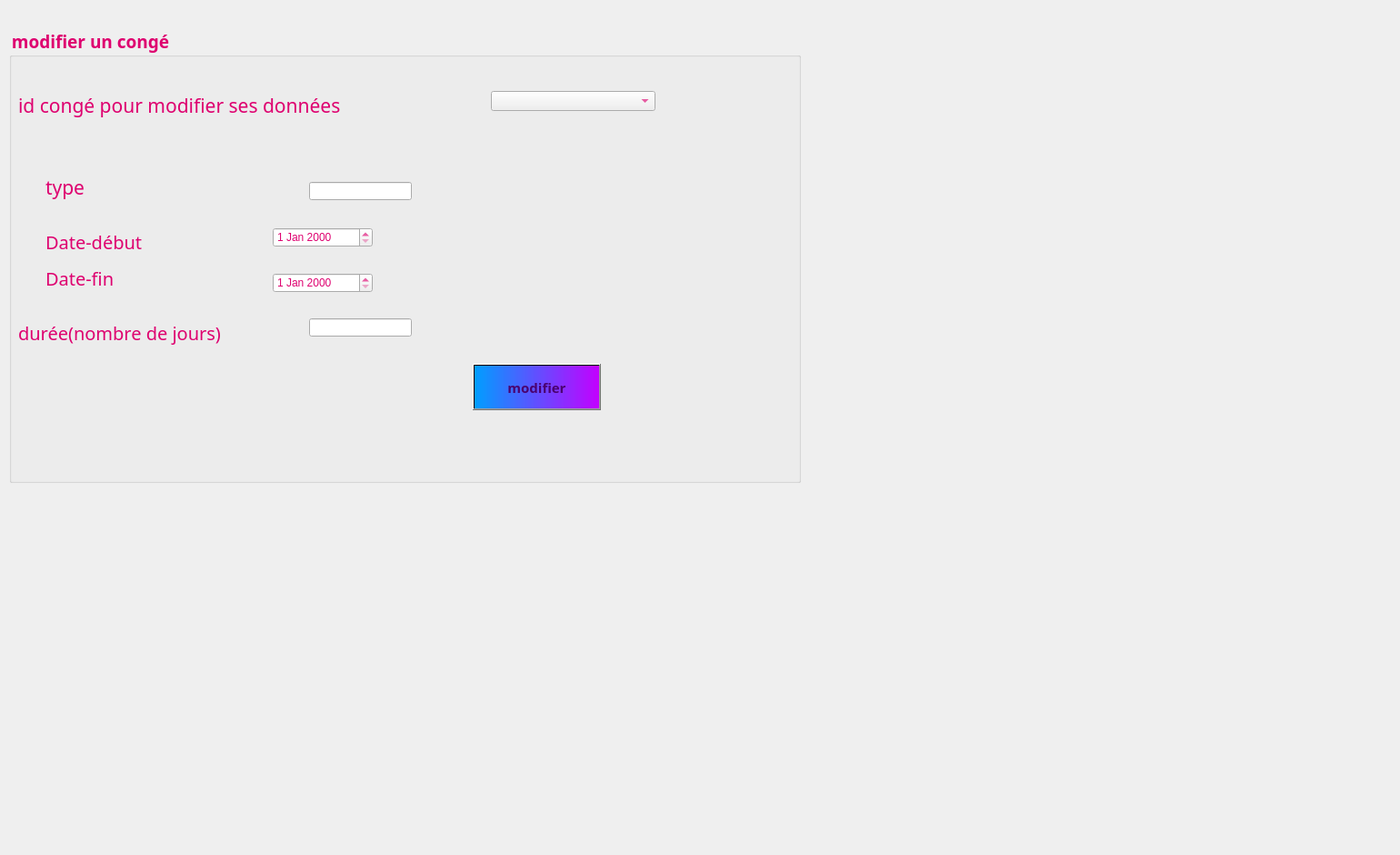
     <widget class="QWidget" name="modifiercong">
      <attribute name="title">
       <string>Modifier</string>
      </attribute>
      <widget class="QGroupBox" name="ajouteruncong_2">
       <property name="geometry">
        <rect>
         <x>10</x>
         <y>30</y>
         <width>871</width>
         <height>501</height>
        </rect>
       </property>
       <property name="font">
        <font>
         <family>Lucida Calligraphy</family>
         <pointsize>14</pointsize>
         <weight>75</weight>
         <bold>true</bold>
        </font>
       </property>
       <property name="styleSheet">
        <string notr="true">color: rgb(222, 0, 111);
</string>
       </property>
       <property name="title">
        <string>modifier un congé</string>
       </property>
       <property name="flat">
        <bool>false</bool>
       </property>
       <property name="checkable">
        <bool>false</bool>
       </property>
       <widget class="QLabel" name="label_duree_2">
        <property name="geometry">
         <rect>
          <x>10</x>
          <y>320</y>
          <width>321</width>
          <height>31</height>
         </rect>
        </property>
        <property name="font">
         <font>
          <family>Lucida Calligraphy</family>
          <pointsize>15</pointsize>
         </font>
        </property>
        <property name="text">
         <string>durée(nombre de jours)</string>
        </property>
       </widget>
       <widget class="QLabel" name="label_datedeb_2">
        <property name="geometry">
         <rect>
          <x>40</x>
          <y>220</y>
          <width>171</width>
          <height>31</height>
         </rect>
        </property>
        <property name="font">
         <font>
          <family>Lucida Calligraphy</family>
          <pointsize>15</pointsize>
         </font>
        </property>
        <property name="text">
         <string>Date-début</string>
        </property>
       </widget>
       <widget class="QLabel" name="label_type_2">
        <property name="geometry">
         <rect>
          <x>40</x>
          <y>150</y>
          <width>171</width>
          <height>51</height>
         </rect>
        </property>
        <property name="font">
         <font>
          <family>Lucida Calligraphy</family>
          <pointsize>16</pointsize>
         </font>
        </property>
        <property name="text">
         <string>type</string>
        </property>
       </widget>
       <widget class="QLabel" name="label_datefin_2">
        <property name="geometry">
         <rect>
          <x>40</x>
          <y>260</y>
          <width>171</width>
          <height>31</height>
         </rect>
        </property>
        <property name="font">
         <font>
          <family>Lucida Calligraphy</family>
          <pointsize>15</pointsize>
         </font>
        </property>
        <property name="text">
         <string>Date-fin</string>
        </property>
       </widget>
       <widget class="QPushButton" name="pushButton_modifierconges">
        <property name="geometry">
         <rect>
          <x>510</x>
          <y>370</y>
          <width>141</width>
          <height>51</height>
         </rect>
        </property>
        <property name="font">
         <font>
          <family>Lucida Calligraphy</family>
          <pointsize>11</pointsize>
          <weight>75</weight>
          <bold>true</bold>
         </font>
        </property>
        <property name="styleSheet">
         <string notr="true">background-color: qlineargradient(spread:pad, x1:0, y1:0, x2:1, y2:0, stop:0 rgba(0, 158, 255, 255), stop:1 rgba(195, 0, 255, 255));
color: rgb(74, 0, 111);</string>
        </property>
        <property name="text">
         <string>modifier</string>
        </property>
       </widget>
       <widget class="QLineEdit" name="typem">
        <property name="geometry">
         <rect>
          <x>330</x>
          <y>170</y>
          <width>113</width>
          <height>20</height>
         </rect>
        </property>
       </widget>
       <widget class="QLineEdit" name="dureem">
        <property name="geometry">
         <rect>
          <x>330</x>
          <y>320</y>
          <width>113</width>
          <height>20</height>
         </rect>
        </property>
       </widget>
       <widget class="QLabel" name="label_id_3">
        <property name="geometry">
         <rect>
          <x>10</x>
          <y>70</y>
          <width>521</width>
          <height>31</height>
         </rect>
        </property>
        <property name="font">
         <font>
          <family>Lucida Calligraphy</family>
          <pointsize>16</pointsize>
         </font>
        </property>
        <property name="text">
         <string>id congé pour modifier ses données</string>
        </property>
       </widget>
       <widget class="QComboBox" name="idcm">
        <property name="geometry">
         <rect>
          <x>530</x>
          <y>70</y>
          <width>181</width>
          <height>22</height>
         </rect>
        </property>
       </widget>
       <widget class="QDateEdit" name="datedebm">
        <property name="geometry">
         <rect>
          <x>290</x>
          <y>220</y>
          <width>110</width>
          <height>22</height>
         </rect>
        </property>
       </widget>
       <widget class="QDateEdit" name="datefinm">
        <property name="geometry">
         <rect>
          <x>290</x>
          <y>270</y>
          <width>110</width>
          <height>22</height>
         </rect>
        </property>
       </widget>
      </widget>
      <widget class="QLabel" name="label_photo_17">
       <property name="geometry">
        <rect>
         <x>0</x>
         <y>0</y>
         <width>1531</width>
         <height>931</height>
        </rect>
       </property>
       <property name="text">
        <string/>
       </property>
       <property name="pixmap">
        <pixmap>../imagesQT/mailingback.jpg</pixmap>
       </property>
      </widget>
      <zorder>label_photo_17</zorder>
      <zorder>ajouteruncong_2</zorder>
     </widget>
